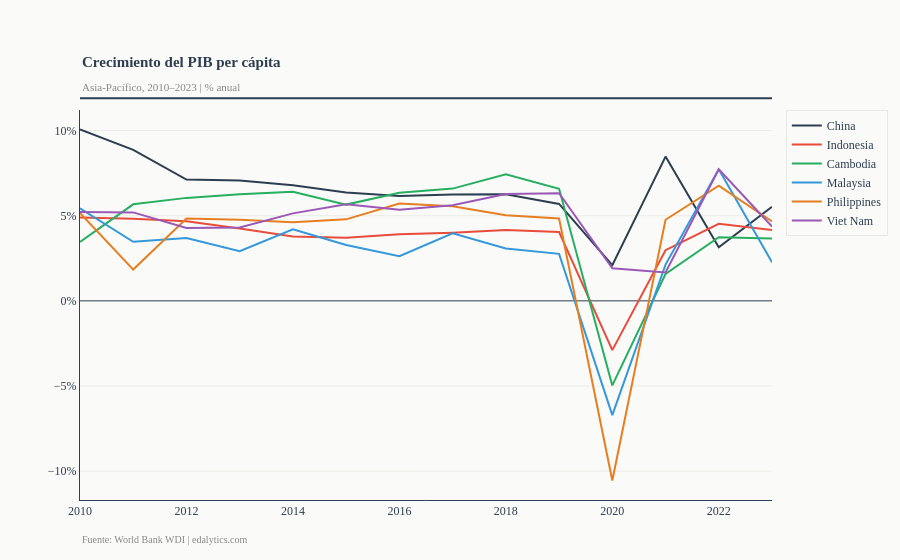

The notebook cell saved with this chart:
### Code cell
countries = df_long['Country'].unique()

fig1 = go.Figure()

for i, country in enumerate(countries):
    d = df_long[df_long['Country'] == country]
    fig1.add_trace(go.Scatter(
        x=d['year'],
        y=d['gdp_growth'],
        name=country,
        mode='lines',
        line=dict(color=COLORS[i], width=2)
    ))

fig1.update_layout(**BASE_LAYOUT, title=None)
add_title(fig1, 
          'Crecimiento del PIB per cápita', 
          'Asia-Pacífico, 2010–2023 | % anual')
fig1.update_yaxes(ticksuffix='%')
add_source(fig1)
fig1.show()

### Figure 1 — Plotly figure (JSON) as saved in the notebook; plotly's stock layout.template omitted (floating-point values rounded to 4 significant figures)
{"data": [{"line": {"color": "#2c3e50", "width": 2}, "mode": "lines", "name": "China", "type": "scatter", "x": [2010, 2011, 2012, 2013, 2014, 2015, 2016, 2017, 2018, 2019, 2020, 2021, 2022, 2023], "y": [10.06, 8.865, 7.127, 7.063, 6.787, 6.359, 6.165, 6.246, 6.259, 5.693, 2.097, 8.473, 3.148, 5.524]}, {"line": {"color": "#e74c3c", "width": 2}, "mode": "lines", "name": "Indonesia", "type": "scatter", "x": [2010, 2011, 2012, 2013, 2014, 2015, 2016, 2017, 2018, 2019, 2020, 2021, 2022, 2023], "y": [4.893, 4.823, 4.675, 4.256, 3.78, 3.706, 3.911, 4.001, 4.159, 4.041, -2.894, 2.975, 4.524, 4.168]}, {"line": {"color": "#27ae60", "width": 2}, "mode": "lines", "name": "Cambodia", "type": "scatter", "x": [2010, 2011, 2012, 2013, 2014, 2015, 2016, 2017, 2018, 2019, 2020, 2021, 2022, 2023], "y": [3.454, 5.67, 6.048, 6.257, 6.411, 5.653, 6.343, 6.592, 7.432, 6.583, -4.964, 1.579, 3.74, 3.668]}, {"line": {"color": "#3498db", "width": 2}, "mode": "lines", "name": "Malaysia", "type": "scatter", "x": [2010, 2011, 2012, 2013, 2014, 2015, 2016, 2017, 2018, 2019, 2020, 2021, 2022, 2023], "y": [5.434, 3.466, 3.693, 2.919, 4.204, 3.286, 2.62, 3.962, 3.074, 2.76, -6.709, 2.131, 7.734, 2.267]}, {"line": {"color": "#e67e22", "width": 2}, "mode": "lines", "name": "Philippines", "type": "scatter", "x": [2010, 2011, 2012, 2013, 2014, 2015, 2016, 2017, 2018, 2019, 2020, 2021, 2022, 2023], "y": [5.159, 1.838, 4.841, 4.763, 4.615, 4.787, 5.721, 5.562, 5.034, 4.836, -10.55, 4.762, 6.766, 4.668]}, {"line": {"color": "#9b59b6", "width": 2}, "mode": "lines", "name": "Viet Nam", "type": "scatter", "x": [2010, 2011, 2012, 2013, 2014, 2015, 2016, 2017, 2018, 2019, 2020, 2021, 2022, 2023], "y": [5.212, 5.194, 4.276, 4.315, 5.138, 5.669, 5.354, 5.618, 6.281, 6.325, 1.916, 1.667, 7.726, 4.362]}], "layout": {"annotations": [{"align": "left", "font": {"color": "#2c3e50", "family": "Georgia, serif", "size": 15}, "showarrow": false, "text": "<b>Crecimiento del PIB per cápita</b>", "x": 0, "xref": "paper", "y": 1.15, "yref": "paper"}, {"align": "left", "font": {"color": "#888", "family": "Georgia, serif", "size": 11}, "showarrow": false, "text": "Asia-Pacífico, 2010–2023 | % anual", "x": 0, "xref": "paper", "y": 1.08, "yref": "paper"}, {"align": "left", "font": {"color": "#888", "size": 10}, "showarrow": false, "text": "Fuente: World Bank WDI | edalytics.com", "x": 0, "xref": "paper", "y": -0.12, "yref": "paper"}], "font": {"color": "#2c3e50", "family": "Georgia, serif", "size": 12}, "legend": {"bgcolor": "#fafaf8", "bordercolor": "#e8e8e4", "borderwidth": 1, "font": {"color": "#2c3e50"}}, "margin": {"b": 60, "t": 110}, "paper_bgcolor": "#fafaf8", "plot_bgcolor": "#fafaf8", "shapes": [{"line": {"color": "#2c3e50", "width": 2}, "type": "line", "x0": 0, "x1": 1, "xref": "paper", "y0": 1.03, "y1": 1.03, "yref": "paper"}], "title": {}, "xaxis": {"gridcolor": "#e8e8e4", "gridwidth": 0.5, "linecolor": "#2c3e50", "showgrid": false, "tickfont": {"color": "#2c3e50"}}, "yaxis": {"gridcolor": "#e8e8e4", "gridwidth": 0.8, "linecolor": "#2c3e50", "tickfont": {"color": "#2c3e50"}, "ticksuffix": "%", "zeroline": true, "zerolinecolor": "#2c3e50", "zerolinewidth": 1}}}
